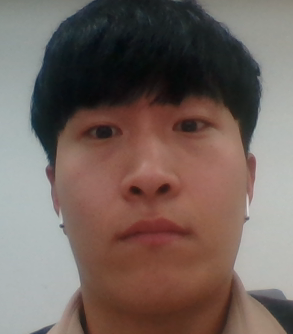
#> input picture image/me.png, 293 x 334 px, found by its file name
$ python HarrisCorner.py
#> lines starting #> are read from the running program, lines starting #| are printed output that depends on the picture; after the words box and inside, x2 and y2 are one past the last pixel; in counts of white or black regions, pixels touching at a corner belong together
#Pupil을 잡기위해선 조금 더 많은 경계를 잡아볼 필요가 있을 것 같다.
#Corner Detector 중 Harris Detector를 사용하자.

import cv2
import numpy as np

filename = './image/me.png'
img = cv2.imread(filename)
#> img is the input picture: shape (334, 293, 3); mean B, G, R 93.3, 99.8, 115.5

gray = cv2.cvtColor(img,cv2.COLOR_BGR2GRAY)
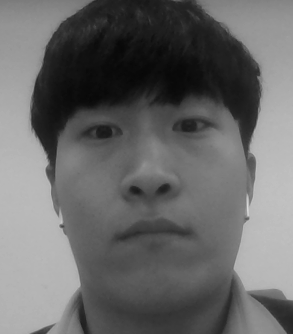
#> gray: shape (334, 293); min 6, max 216, mean 103.7
gray = np.float32(gray)
for steps in range(100,500):
    dst = cv2.cornerHarris(gray, 2, 3, 1/steps)
    dst = cv2.dilate(dst, None)

    img[dst>0.01 *dst.max()] = [0,0,255]


    cv2.imshow('steps', img)
    if cv2.waitKey(0) & 0xff==27:
        cv2.destroyAllWindows()
        cv2.waitKey(1)
#> this loop made 400 passes; (key Esc is pressed on pass 1)
#> pass 1, `dst = cv2.cornerHarris(gray, 2, 3, 1/steps)`:
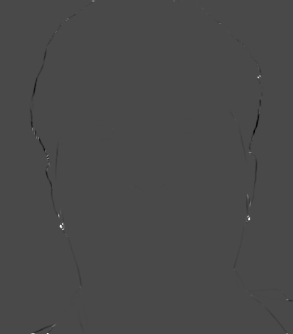
#> dst: shape (334, 293) float32; min -847998.8, max 2108739.5, mean -825; drawn with min black and max white
#> pass 1, `dst = cv2.dilate(dst, None)`:
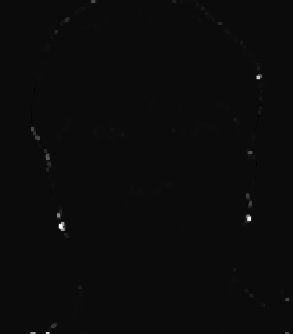
#> dst: shape (334, 293) float32; min -103091.5, max 2108739.5, mean 3633.8; drawn with min black and max white
#> pass 1, `cv2.imshow('steps', img)`:
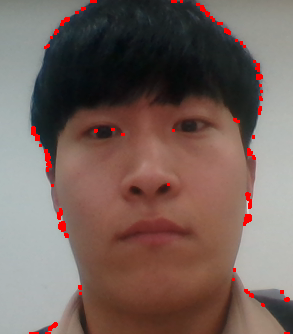
#> window 'steps': shape (334, 293, 3); mean B, G, R 91.8, 98.2, 117.6
#> after the loop:
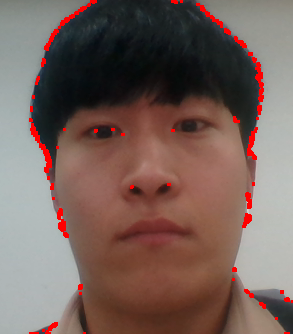
#> img: shape (334, 293, 3); 2.32% of pixels changed, all inside (x1, y1, x2, y2) = (29, 0, 293, 334)
